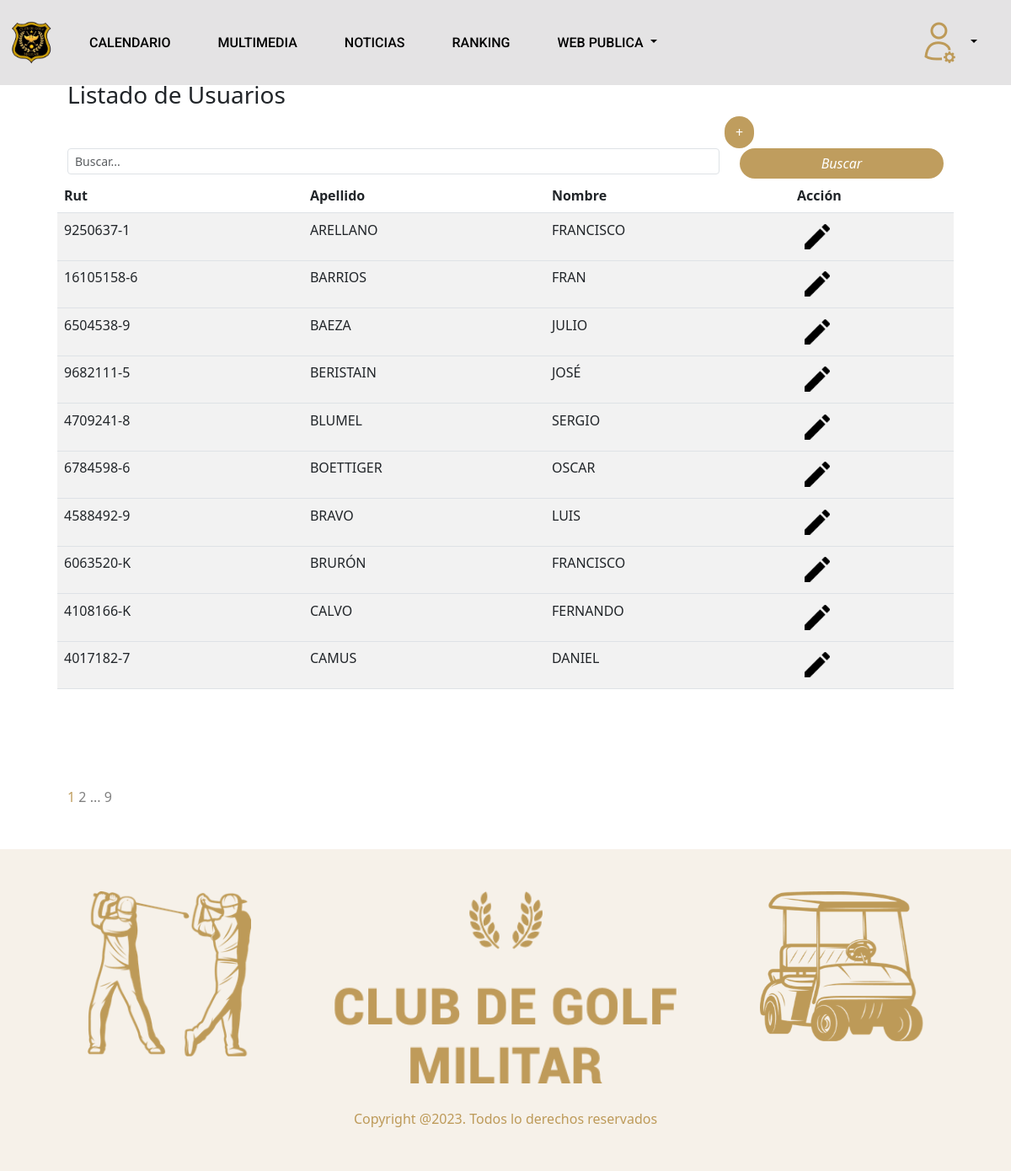
Page /listarUsuarios (signed in) on the earlier database version.
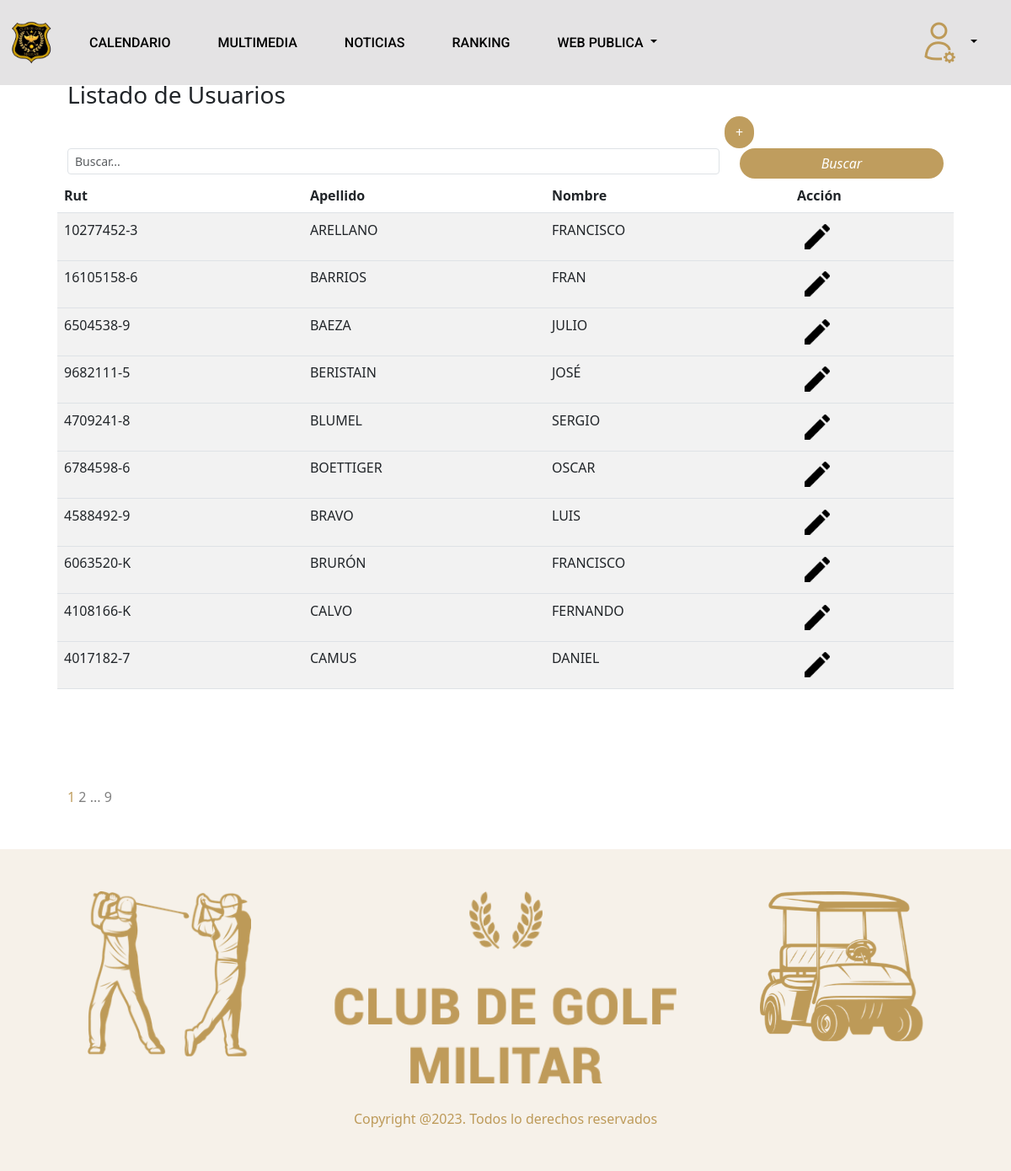
Same page on the later database version.
### usuarios/models.py (models this page shows, shortened)
class Usuario(AbstractBaseUser):
    email                   = models.EmailField(verbose_name="email", max_length=255, unique=False, null=True)
    is_active               = models.BooleanField(default= True)  # para ingresar al login
    is_admin                = models.BooleanField(default= False) # para ingresar al admin
    rut                     = models.CharField(max_length=12,  unique=True, verbose_name="Rut")
    primer_nombre           = models.CharField(max_length=200, blank=True, null=False, verbose_name="Primer nombre")
    segundo_nombre          = models.CharField(max_length=200, blank=True, null=True, verbose_name="Segundo nombre")
    apellido_paterno        = models.CharField(max_length=200, blank=True, null=False, verbose_name="Apellido paterno")
    apellido_materno        = models.CharField(max_length=200, blank=True, null=False, verbose_name="Apellido materno")
    fecha_nacimiento        = models.DateField(blank=True, null=True, verbose_name="Fecha de nacimiento")
    telefono                = models.CharField(max_length=200,blank=True, null=True, verbose_name="Celular")
    sexo                    = models.CharField(max_length=1, choices=sexos, default="M", verbose_name="Genero")
    eCivil                  = models.CharField(max_length=30, choices=civil, default="NI", verbose_name="Estado Civil")
    perfil                  = models.CharField(max_length=20, choices=perfil, default="S") # ej. socio,invitado, capitan, tesorero...
    estado                  = models.CharField(max_length=20, choices=estado, default="A")  # en que estado se encuentra la cuenta ej. activa, inactiva, suspendida
    categoria               = models.CharField(max_length=20, choices=categoria, default="NI")  # en que estado se encuentra la cuenta ej. activa, inactiva, suspendida
    situacionEspecial       = models.BooleanField(default=False, verbose_name="Situación Especial")
    fundador                = models.BooleanField(default=False, verbose_name="Fundador")
    institucion             = models.CharField(max_length=20, choices=instituciones, default="NI",blank=True)  # en que estado se encuentra la cuenta ej. activa, inactiva, suspendida
    grado                   = models.CharField(max_length=5, choices=grados, default="NI", blank=True)  # en que estado se encuentra la cuenta ej. activa, inactiva, suspendida
    condicion               = models.CharField(max_length=20, choices=condicion, default="NI", blank=True)  # en que estado se encuentra la cuenta ej. activa, inactiva, suspendida
    profesion               = models.CharField(max_length=200, blank=True, null=True, verbose_name="Profesión")
    fecha_incorporacion     = models.DateField(blank=True, null=True, default=datetime.date.today, verbose_name="Fecha de incorporacion")
    direccion       = models.CharField(max_length=200, blank=True, null= True, verbose_name="Direccion")
    region          = models.CharField(max_length=50,choices= regiones, blank=True, default= ' ', verbose_name="Region")
    tiempoGracia    = models.IntegerField(default=30, verbose_name="Tiempo Gracia")
    objects = MyUserManager()
    USERNAME_FIELD = "rut"
    REQUIRED_FIELDS = ["email",'apellido_paterno','primer_nombre']

### secretario/views.py (the view)
# urls.py: path('listarUsuarios', listarUsuarios.as_view(), name= 'listarUsuarios'),
class listarUsuarios(SecretarioMixin, View):
    model = Usuario
    form_class = FormularioUsuariosView
    template_name = "secretario/views/listarUsuarios.html"
    def get_queryset(self):
        buscar = self.request.GET.get('buscar')
        print(f'listar usuarios buscar: {buscar}')
        if buscar:
            if buscar.upper() in ['TODO', 'TODOS', '*']:
                    lUsuarios = self.model.objects.order_by('apellido_paterno')
            else:
                lUsuarios = self.model.objects.filter(
                    Q(rut__icontains=buscar) |
                    Q(apellido_paterno__icontains=buscar) |
                    Q(primer_nombre__icontains=buscar)
                ).distinct()
        else:
            lUsuarios = self.model.objects.order_by('apellido_paterno')
        paginator = Paginator(lUsuarios,10)
        page = self.request.GET.get('page')
        lUsuarios = paginator.get_page(page)
        return lUsuarios
    def get_context_data(self,**kwargs):
        contexto = {}
        contexto['title']       = 'Usuarios'
        contexto['nameWeb']     =  'Usuarios'
        contexto['subtitle']    =  'Listado de Usuarios'
        contexto['msmEmpty']    =  'No hay resultados'
        contexto['form']      = self.form_class
        contexto['datos']     = self.get_queryset()
        contexto['rol'] = self.request.user.perfil
        if contexto['datos'].paginator.num_pages > 1 and contexto['datos'].number != contexto['datos'].paginator.num_pages : # tiene un next
            if contexto['datos'].paginator.num_pages - contexto['datos'].next_page_number() > 1:
                contexto['up'] = True
            else:
                contexto['up'] = False
        if contexto['datos'].paginator.num_pages > 2 and contexto['datos'].number != 1 : # hay un previo
            if contexto['datos'].previous_page_number()  - 1 > 1:
                contexto['down'] = True
            else:
                contexto['down'] = False
        elClubMenu = ElClub.objects.order_by('order')
        contexto['elClub'] = list(elClubMenu.values('archivo', 'titulo'))
        return contexto
    def get(self,request,*args,**kwargs):
        return render(request,self.template_name,self.get_context_data())

### socios/mixins.py (called while the page is built)
    def dispatch(self, request, *args, **kwargs):
        if request.user.perfil == "SECR" or request.user.perfil == "SUPER" :
            return super().dispatch(request, *args, **kwargs)
        else:
            return redirect('login')

### secretario/templates/secretario/views/listarUsuarios.html (shortened to what this page needs)
{% extends "web/root/origin.html" %}
{% load static %}
{% static "" as baseUrl %}
{% block header %}
      {% include "socio/header/header_socios.html" %}
{% endblock %}
{% block body %}
  {%if datos%}
  <div class="container marketing" id="links">
      <div class="row table-responsive" >
          <h2>{{ title}}</h2>
          <h3>{{ subtitle}}</h3>
            <div class="d-flex justify-content-end">
              <div class="col-lg-3 context">
                 <a href="{%url 'usuarioCreate'%}" class="btn btn-circle">+</a>
              </div>
           </div>
          <form method="get" >
            <div class="row m-b-sm m-t-sm">
                    <div class="col-md-9">
                         <div class="input-group">
                             <input type="text"  class="form-control-sm form-control" placeholder="Buscar..." name="buscar" dato = "{{ request.GET.buscar }}">
                        </div>
                   </div>
                    <div class="col-md-3">
                        <div style="text-align: right">
                           <span class="input-group-btn">
                               <button type="submit" class="btn btn-primary"><i>Buscar</i></button>
                           </span>
                        </div>
                    </div>
            </div>
         </form>
          <table class="table table-striped ">
            <thead>
              <tr>
                <th scope="col">Rut</th>
                <th scope="col">Apellido</th>
                <th scope="col">Nombre</th>
                <th scope="col">Acción</th>
              </tr>
            </thead>
            <tbody>
            {% for t in datos %}
              <tr>
                <td>{{ t.rut  | upper   }}</td>
                <td>{{ t.apellido_paterno  | upper   }}</td>
                <td>{{ t.primer_nombre | upper  }}</td>
                <td>
                  <a type="button" onclick="setId('{{ t.id }}','{% url 'usuarioUpdate'%}','usuarioId' )" class="btn btn-white btn-sm"> <img src="{% static 'web/assets/logos/edit.png' %} " style="padding: 0px !important; width: 30px!important;"></a>
                </td>
              <tr>
             {% endfor%}
            </tbody>
          </table>
       </div>
      </div>
  {%endif%}
  <div class="container marketing">
    <div class="row">
      <div class="col align-self-end">
        {% if datos %}
        <nav class="navigation pagination" role="navigation">
              <div class="nav-links">
                <span class="page-numbers current">
                    {{ datos.number }}
                </span>
               {% if datos.has_next %}
                <a class="next page-numbers" href="?page={{ datos.next_page_number }}{% if request.GET.buscar %}&buscar={{ request.GET.buscar}}{% endif %}">
                    {{ datos.next_page_number }}
                </a>
                {% if  up  %}
                  <a class="page-numbers disable" >
                    ...
                </a>
                {% endif %}
                {% if datos.next_page_number != datos.paginator.num_pages %}
                <a class="prev page-numbers" href="?page={{ datos.paginator.num_pages  }}{% if request.GET.buscar %}&buscar={{ request.GET.buscar}}{% endif %}">
                  {{ datos.paginator.num_pages  }}
                 </a>
                {% endif %}
                {% endif %}
            </div>
        </nav>
        {% endif %}
      </div>
    </div>
  </div>
{% endblock %}

Differences in the rows shown:
changed Usuario "ARELLANO": rut "9250637-1" → "10277452-3"
